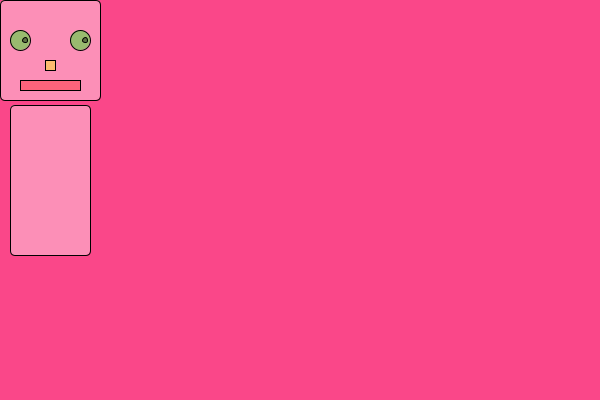
Frame 1 (no input)
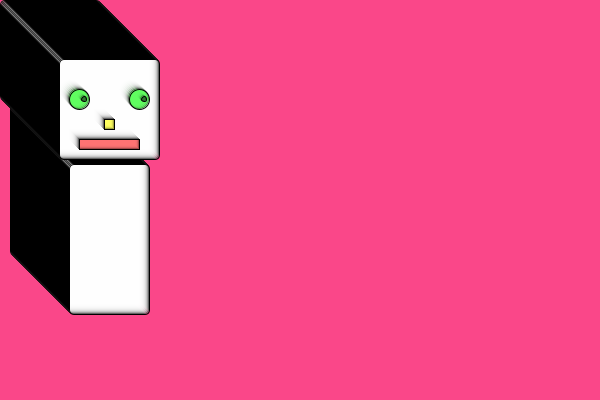
Frame 60 (the mouse pressed at the canvas centre just before this capture)
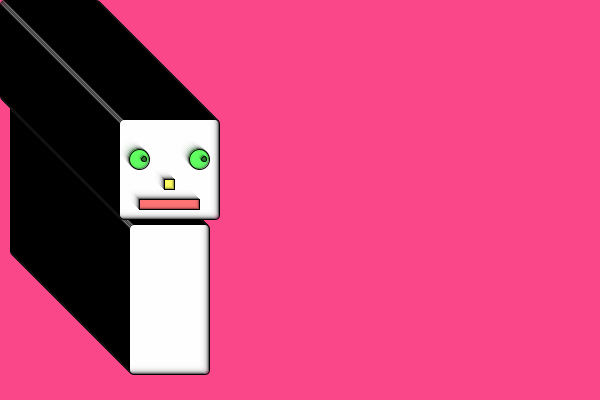
Frame 120 (the mouse held since frame 60 and released just before this capture)

The Processing sketch that drew these frames (run headless with seeded random() and noise(); from frame 60 on, the mouse is pressed at the canvas centre):

// Processing sketch: processing_133166
// ── processing_133166.pde

int x = 0;
int y = 0;

void setup(){
  size(600,400);
  frameRate(10);
   background(250,71,137);
}

void draw(){
//this is my character 
 fill(255,100);
 rect(x,y,100,100,5);
 rect(x+10,y + 105,80,150,5);
 fill(0,255,0,100);
 ellipse(x+20,y +40,20,20);
 ellipse(x+80,y+40,20,20);
 fill(0,100);
 ellipse(x+25,y+40,5,5);
 ellipse(x+85,y +40,5,5);
 fill(255,255,0,100);
 rect(x + 45,y +60,10,10);
 fill(255,30,30,100);
 rect(x+20,y+80,60,10);
 x  = x + 1;
 y = y +1;
 
}
